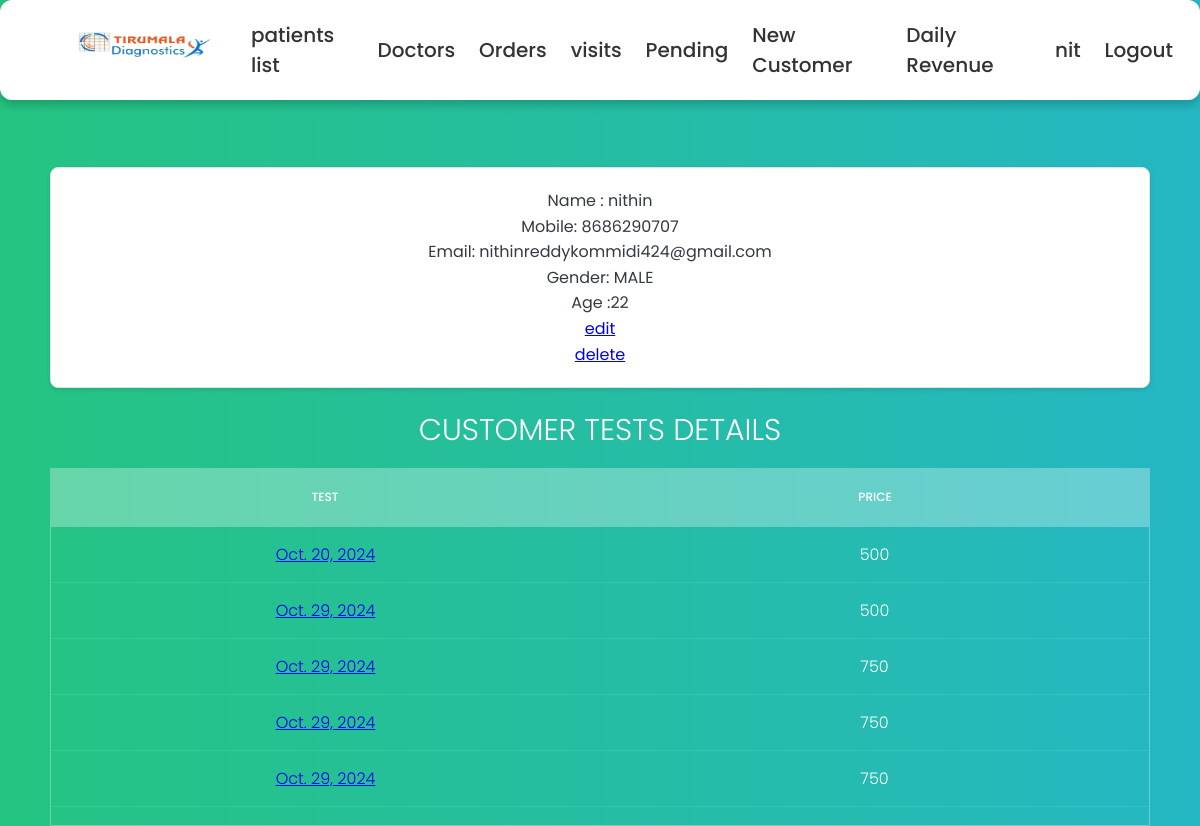
The page /10/customer_details (signed in) on the database its author committed.
### details/models.py (models this page shows, shortened)
class Customer(models.Model):
    user = models.OneToOneField(User, on_delete=models.CASCADE, null=True)  # Add this line
    title = models.ForeignKey(Title, on_delete=models.DO_NOTHING,null=True)
    patient_name = models.CharField(max_length=50)
    mobile = models.IntegerField(null=True)
    email = models.EmailField(null=True)
    gender = models.ForeignKey(Gender, on_delete=models.DO_NOTHING,null=True)
    age = models.CharField(max_length=4, null=True)
    patient_address = models.CharField(max_length=150)
    def __str__(self):
        return self.patient_name

class Gender(models.Model):
    gender = models.CharField(max_length= 10)
    def __str__(self):
        return self.gender

class Order(models.Model):
    def get_total(self):
        total = sum(test.price for test in self.tests.all())
        return total
    collected_at = models.ForeignKey(Locations, on_delete=models.DO_NOTHING,null=True)
    referred_by = models.ForeignKey(Doctor, on_delete=models.DO_NOTHING,null=True)
    collected_date = models.DateField(null= True)
    expected_complete_date = models.DateField(null=True)
    tests = models.ManyToManyField(Test, blank=False)
    customer = models.ForeignKey(Customer,on_delete=models.DO_NOTHING, blank=False)
    order_id = models.UUIDField(default=uuid.uuid4, primary_key=True)
    collected_by = models.ForeignKey(Tech, on_delete=models.DO_NOTHING,null=True, related_name='collected_by', blank = True)
    tested_by = models.ForeignKey(Tech, on_delete=models.DO_NOTHING,null=True, related_name='tested_by', blank = True)
    report_by = models.ForeignKey(Tech, on_delete=models.DO_NOTHING,null=True, related_name='report_by',blank=True)
    collected_datetime = models.DateTimeField(null=True)  # For date and time
    tested_datetime = models.DateTimeField(null=True)  # For date and time
    report_datetime = models.DateTimeField(null=True)  # For date and time
    hba1c = models.CharField(max_length=10, blank= True)
    blood_urea_nitrogen = models.CharField(max_length=10, blank=True)
    cotinine = models.CharField(max_length=10, blank=True)
    esr_1_hour = models.CharField(max_length=10, blank=True)
    hbsag = models.CharField(max_length=10, blank=True)
    hiv_1_and_2 = models.CharField(max_length=10, blank=True)
    colour = models.CharField(max_length=10, blank=True)
    specific_gravity = models.CharField(max_length=10, blank=True)
    ph = models.CharField(max_length=10, blank=True)
    blood = models.CharField(max_length=10, blank=True)
    albumin = models.CharField(max_length=10, blank=True)
    sugar = models.CharField(max_length=10, blank=True)
    ketone_bodies = models.CharField(max_length=10, blank=True)
    nitrite = models.CharField(max_length=10, blank=True)
    urobilinogen = models.CharField(max_length=10, blank=True)
    leucocytes = models.CharField(max_length=10, blank=True)
    bile_salts = models.CharField(max_length=10, blank=True)
    bile_pigments = models.CharField(max_length=10, blank=True)
    pus_cells = models.CharField(max_length=10, blank=True)
    epithelial_cells = models.CharField(max_length=10, blank=True)
    rbcs = models.CharField(max_length=10, blank=True)
    bacteria = models.CharField(max_length=10, blank=True)
    others = models.CharField(max_length=10, blank=True)
    haemoglobin = models.CharField(max_length=10, blank=True)
    rbc_count = models.CharField(max_length=10, blank=True)
    pcv = models.CharField(max_length=10, blank=True)
    platelets = models.CharField(max_length=10, blank=True)
    wbc = models.CharField(max_length=10, blank=True)
    neutrophils = models.CharField(max_length=10, blank=True)
    lymphocytes = models.CharField(max_length=10, blank=True)
    eosinophils = models.CharField(max_length=10, blank=True)
    monocytes = models.CharField(max_length=10, blank=True)
    basophils = models.CharField(max_length=10, blank=True)
    mcv = models.CharField(max_length=10, blank=True)
    mchc = models.CharField(max_length=10, blank=True)
    mch = models.CharField(max_length=10, blank=True)
    random_blood_sugar = models.CharField(max_length=10, blank=True)
    uric_acid = models.CharField(max_length=10, blank=True)
    serum_creatinine = models.CharField(max_length=10, blank=True)
    total_cholesterol = models.CharField(max_length=10, blank=True)
    hdl = models.CharField(max_length=10, blank=True)
    ldl = models.CharField(max_length=10, blank=True)
    vldl = models.CharField(max_length=10, blank=True)
    triglycerides = models.CharField(max_length=10, blank=True)
    chol_hdl_ratio = models.CharField(max_length=10, blank=True)
    total_bilirubin = models.CharField(max_length=10, blank=True)
    direct_bilirubin = models.CharField(max_length=10, blank=True)
    indirect_bilirubin = models.CharField(max_length=10, blank=True)
    alkaline_phosphatase = models.CharField(max_length=10, blank=True)
    serum_gpt = models.CharField(max_length=10, blank=True)
    serum_got = models.CharField(max_length=10, blank=True)
    total_proteins = models.CharField(max_length=10, blank=True)
    albumin = models.CharField(max_length=10, blank=True)
    globulin = models.CharField(max_length=10, blank=True)
    alb_glob_ratio = models.CharField(max_length=10, blank=True)
    ggtp = models.CharField(max_length=10, blank=True)

class Test(models.Model):
    is_collected = {('yes', 'yes'),
              ('no', 'no')}
    test_id = models.AutoField(primary_key=True)
    test_name = models.CharField(max_length=50)
    collection_status = models.CharField(max_length=20, choices=is_collected, blank=False, default='no')
    price = models.IntegerField()

### details/views.py (the view)
# urls.py: path('<int:pk>/customer_details', customer_details, name='customer_details'),
@login_required(login_url='user_login')
@group_required(['Techician'])
def customer_details(request,pk):
    patient = Customer.objects.get(id=pk)
    orders = patient.order_set.all()
    return render(request,'Customer Details.html',{'patient': patient, 'orders':orders})

### details/views.py (called while the page is built)
def group_required(group_names):
    if not isinstance(group_names, (list, tuple)):
        group_names = [group_names]  # Ensure it's always a list or tuple
    def in_groups(user):
        return user.is_authenticated and (user.is_superuser or user.groups.filter(name__in=group_names).exists())
    return user_passes_test(in_groups)

### details/Templates/Customer Details.html (shortened to what this page needs)
{% extends "base.html" %}
{% block content%}
<section>
    <div class="details">
        <p> Name : {{patient}}</p>
        <p> Mobile: {{patient.mobile}}</p>
        <p>Email: {{patient.email}}</p>
        <p>Gender: {{patient.gender}}</p>
        <p>Age :{{patient.age}}</p>
        <p><a href="{% url 'edit_customer' patient.id %}"> edit</a></p>
        <p><a href="{% url 'delete_customer' patient.id %}"> delete</a></p>
    </div>
        <h1>Customer Tests Details</h1>
        <div class="tbl-header">
          <table cellpadding="0" cellspacing="0" border="0">
            <thead>
                <tr>
                    <th>Test</th>
                    <th>Price</th>
                </tr>
            </thead>
          </table>
        </div>
        <div class="tbl-content">
          <table cellpadding="0" cellspacing="0" border="0">
            {% for order in orders %}
            <tbody>
                <tr>
                    <td><a href="{% url 'order_details' order.order_id %}"> {{order.collected_date}}</a></td>
                    <td>{{order.get_total}}</td>
                </tr>
            </tbody>
                {% endfor %}
          </table>
        </div>
      </section>
{% endblock %}

### details/Templates/base.html (shortened to what this page needs)
{% load static %}
<!DOCTYPE html>
<html lang="en">
<head>
    <link rel="stylesheet" href={% static "css/style.css" %}>
    <link rel="stylesheet" href="https://cdnjs.cloudflare.com/ajax/libs/font-awesome/5.15.2/css/all.min.css"/>
</head>
<div>
  <ul class="nav-links">
    <li><a href={% url 'home' %}> <img src="{% static '/images/logo.png' %}" alt="My image" width="200" height="45"></li>
    <li><a href={% url 'patients_list' %}> patients list </a> </li>
    <li><a href={% url 'doctors_list' %}> Doctors </a> </li>
    <li><a href={% url 'orders_list' %}> Orders </a> </li>
    <li><a href={% url 'visits_list' %}> visits </a> </li>
    <li><a href={% url 'pending_samples' %}> Pending </a> </li>
    <li><a href={% url 'register_customer' %}> New Customer </a> </li>
    <li><a href={% url 'daily_totals' %}> Daily Revenue </a> </li>
    <li><a> {{user}}</a></li>
    <li><a href={% url 'user_logout' %}> Logout </a> </li>
  </ul>
</div>
<body>
  <div style="height: 50px;"></div>
    {% block content%}
    {% endblock %}
</body>
</html>

### details/static/css/style.css (style rules this page uses)
* { margin: 0; padding: 0; box-sizing: border-box; font-family: 'Poppins', sans-serif; }
body { height: 100vh; background: #c1f7f5; padding-top: 37px; }
.nav-links { display: flex; align-items: center; justify-content: center; background: #fff; padding: 20px 15px; border-radius: 12px; box-shadow: 0 5px 10px rgba(0,0,0,0.2); position: fixed; top: 0; left: 0; width: 100%; }
.nav-links li { list-style: none; margin: 0 12px; }
.nav-links li a { position: relative; color: #333; font-size: 20px; font-weight: 500; padding: 6px 0; text-decoration: none; }
.nav-links li a:before { content: ''; position: absolute; bottom: 0; left: 0; height: 3px; width: 0%; background: #34efdf; border-radius: 12px; transition: all 0.4s ease; }
h1 { font-size: 30px; color: #fff; text-transform: uppercase; font-weight: 300; text-align: center; margin-bottom: 15px; }
table { width:100%; table-layout: fixed; }
.tbl-header { background-color: rgba(255,255,255,0.3); }
.tbl-content { height:300px; overflow-x:auto; margin-top: 0px; border: 1px solid rgba(255,255,255,0.3); }
th { padding: 20px 15px; text-align: center; font-weight: 500; font-size: 12px; color: #fff; text-transform: uppercase; }
td { padding: 15px; text-align: center; vertical-align:middle; font-weight: 300; font-size: 16px; color: #fff; border-bottom: solid 1px rgba(255,255,255,0.1); }
body { background: -webkit-linear-gradient(left, #25c481, #25b7c4); background: linear-gradient(to right, #25c481, #25b7c4); font-family: 'Roboto', sans-serif; padding-top: 37px; }
section { margin: 50px; }
.details { padding: 20px; background-color: #ffffff; border: 1px solid #dee2e6; border-radius: 8px; box-shadow: 0 2px 4px rgba(0, 0, 0, 0.1); margin-bottom: 20px; margin-top: 80px; font-size: 16px; line-height: 1.6; color: #343a40; text-align: center; }

### rows shown on the page
Customer: patient_name "nithin", mobile "8686290707", email "nithinreddykommidi424@gmail.com", gender "MALE", age "22"
Order: collected_date "Oct. 20, 2024", get_total "500"
Order: collected_date "Oct. 29, 2024", get_total "500"
Order: collected_date "Oct. 29, 2024", get_total "750"
Order: collected_date "Oct. 29, 2024", get_total "750"
Order: collected_date "Oct. 29, 2024", get_total "750"

### other values the page prints
{{ user }} "nit"
